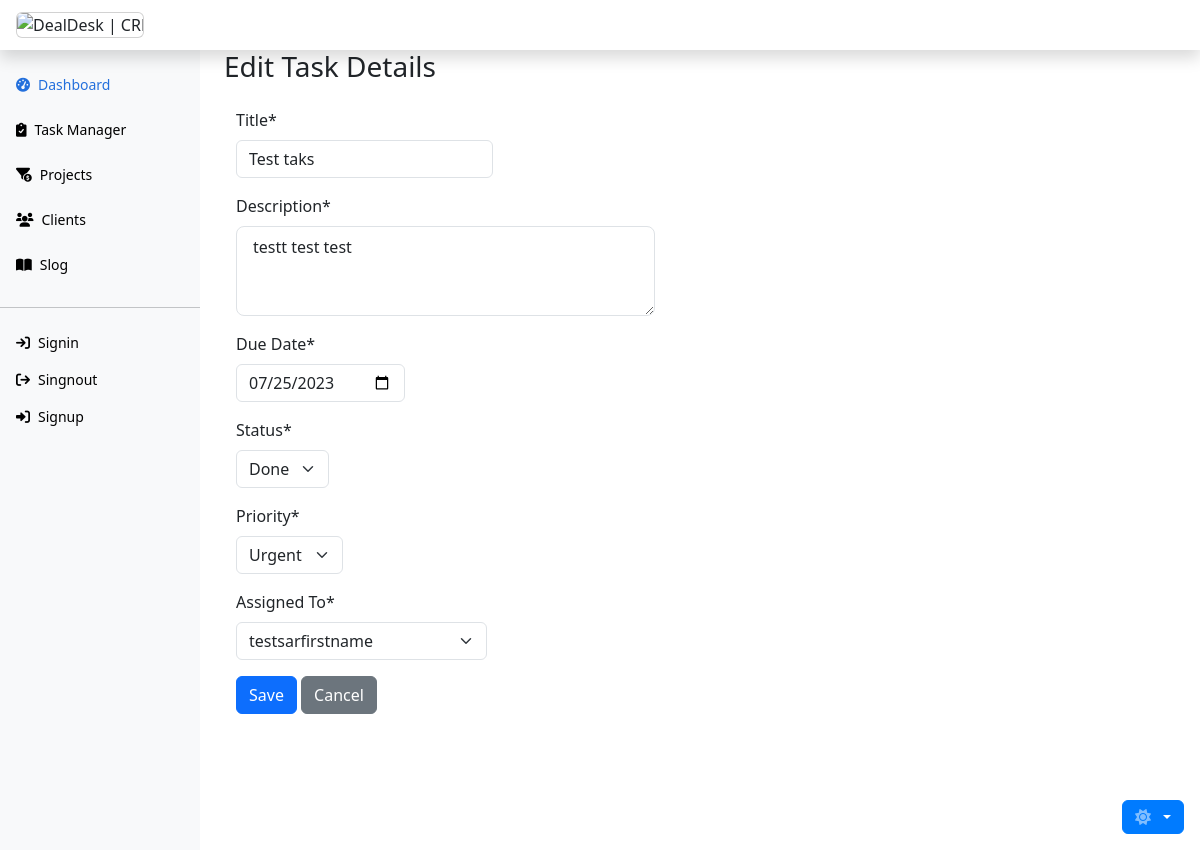
Page /task_manager/edit/1/ on the committed database.
### task_manager/models.py (models this page shows, shortened)
class TaskManager(models.Model):
    title = models.CharField(max_length=55, null=False)
    description = models.CharField(max_length=255)
    due_date = models.DateField(null=False)
    status = models.CharField(
        max_length=50,
        choices=STATUS_CHOICES,
        default="To Do",
        null=False
    )
    priority = models.CharField(
        max_length=50,
        choices=PRIORITY_CHOICES,
        default="Normal",
        null=False
    )
    assigned_to = models.ForeignKey(
        'team.Sar',
        on_delete=models.SET(get_salesman),
        related_name='tasks'
    )
    class Meta:
        ordering = ['due_date']

### task_manager/views.py (the view, shortened to what this page needs)
# urls.py: path('edit/<int:pk>/', TaskUpdateView.as_view(), name='task_edit'),
class TaskUpdateView(UpdateView):
    model = TaskManager
    form_class = TaskManagerForm
    template_name = 'task_manager/task_edit.html'
    success_url = reverse_lazy('task_manager:task_list')

### task_manager/forms.py
class TaskManagerForm(forms.ModelForm):
    class Meta:
        model = TaskManager
        fields = '__all__'
        labels = {
            'title': 'Title',
            'description': 'Description',
            'due_date': 'Due Date',
            'status': 'Status',
            'priority': 'Priority',
            'assigned_to': 'Assigned To',
        }
        widgets = {
            'title': forms.TextInput(attrs={'class': 'form-control', 'placeholder': 'Title', 'tabindex': '1'}),
            'description': forms.Textarea(attrs={'class': 'form-control form-control-lg', 'rows': '3', 'style': 'font-size: 16px', 'placeholder': 'Description', 'tabindex': '2'}),
            'due_date': forms.DateInput(attrs={'class': 'form-control', 'type': 'date', 'tabindex': '3'}),
            'status': forms.Select(attrs={'class': 'form-control', 'tabindex': '4'}),
            'priority': forms.Select(attrs={'class': 'form-control', 'tabindex': '5'}),
            'assigned_to': forms.Select(attrs={'class': 'form-control', 'tabindex': '6'}),
        }
    def __init__(self, *args, **kwargs):
        super().__init__(*args, **kwargs)
        self.fields['assigned_to'].queryset = Sar.objects.all()

### team/models.py (called while the page is built)
    def __str__(self):
        return f"{self.first_name}"

### task_manager/templates/task_manager/task_edit.html (shortened to what this page needs)
{% extends 'base.html' %}
{% load crispy_forms_tags %}
{% block content %}
<div class="col-lg-12">
  <div class="row">
    <div class="col-12">
      <h3 class="bg-body">Edit {{ task.title }} Task Details</h3>
      <div class="container mt-4">
        <form method="post">
          <div class="row">
            {% for field in form %}
            <div class="col-12">
              <div class="form-group">
                <div class="input-group">
                  {{ field|as_crispy_field }}
                </div>
              </div>
            </div>
            {% endfor %}
          </div>
          <div class="form-group">
            <button type="submit" class="btn btn-primary">Save</button>
            <a href="{% url 'task_manager:task_list' %}" class="btn btn-secondary">Cancel</a>
          </div>
        </form>
      </div>
    </div>
  </div>
</div>
{% endblock %}

### rows in the picture
TaskManager: form "Test taks" "testt test test" "07/25/2023" "Done" "Urgent" "testsarfirstname"
